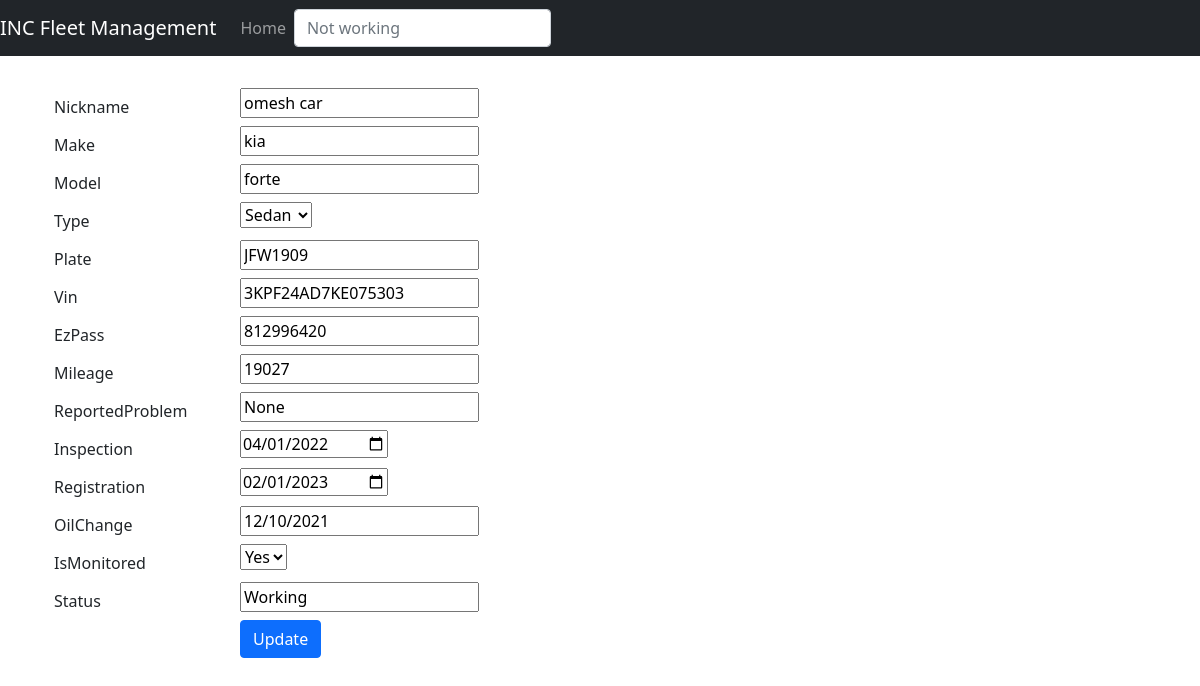
The page /Inventory/editTrucks/4 on the database its author committed.
### Inventory/models.py (models this page shows, shortened)
class trucks(models.Model):
    TYPE_CHOICES = (('Sedan', 'Sedan'), ('Pickup', 'Pickup'), ('SUV', 'SUV'))
    MON_CHOICES = (('Yes', 'Yes'), ('No', 'No'))
    nickname = models.CharField(blank=False, null=True, default=None, max_length=80)
    make = models.CharField(blank=False, null=True, default=None, max_length=80)
    model = models.CharField(blank=False, null=True, default=None, max_length=80)
    type = models.CharField(blank=False, null=True, choices=TYPE_CHOICES, default=None, max_length=80)
    plate = models.CharField(blank=False, null=True, default=None, max_length=80)
    vin = models.CharField(blank=False, null=True, default=None, max_length=80)
    ezPass = models.CharField(blank=False, null=True, default=None, max_length=80)
    mileage = models.CharField(blank=False, null=True, default=None, max_length=80)
    reportedProblem = models.CharField(blank=False, null=True, default=None, max_length=80)
    inspection = models.DateField(blank=False, null=True, default=None)
    registration = models.DateField(blank=False, null=True, default=None)
    oilChange = models.CharField(blank=False, null=True, default=None, max_length=80)
    isMonitored = models.CharField(blank=False, null=True, choices=MON_CHOICES, default=None, max_length=80)
    status = models.CharField(blank=False, null=True, default=None, max_length=80)

### Inventory/views.py (the view)
# urls.py: path('editTrucks/<int:pk>', views.editTrucks, name='editTrucks'),
def editTrucks(request, pk):
    item = get_object_or_404(trucks, pk=pk)
    if request.method == "POST":
        form = trucksForms(request.POST, instance=item)
        if form.is_valid():
            form.save()
            return redirect('index')
    else:
        form = trucksForms(instance=item)
        return render(request, 'Inventory/edit_items.html', {'form': form})

### Inventory/forms.py
class trucksForms(forms.ModelForm):
    class Meta:
        model = trucks
        fields = "__all__"
        widgets = {
            'registration': forms.DateInput(attrs={'placeholder': 'Select Date', 'type': 'date'}),
            'inspection': forms.DateInput(attrs={'placeholder': 'Select Date', 'type': 'date'}),
        }

### Inventory/templates/Inventory/edit_items.html (shortened to what this page needs)
{% extends 'inventory/base.html' %}
{% block body %}
<div class="container">
  <form method="POST">
    {% for field in form %}
    <div class="form-group row">
      <label for="id_{{ field.name }}" class="col-2 col-form-label">{{ field.label }}</label>
      <div class="col-10">
        {{ field }}
      </div>
    </div>
    {% endfor %}
    <div class="form-group row">
      <div class="offset-sm-2 col-sm-6">
        <button type="submit" class="btn btn-primary">Update </button>
      </div>
    </div>
  </form>
</div>
{% endblock %}

### rows shown on the page
trucks: form "omesh car" "kia" "forte" "Sedan" "JFW1909" "3KPF24AD7KE075303" "812996420" "19027" "None" "04/01/2022" "02/01/2023" "12/10/2021" "Yes" "Working"

### other values the page prints
{{ field.label }} "Nickname" "Make" "Model" "Type" "Plate" "Vin" "EzPass" "Mileage" "ReportedProblem" "Inspection" "Registration" "OilChange" "IsMonitored" "Status"
